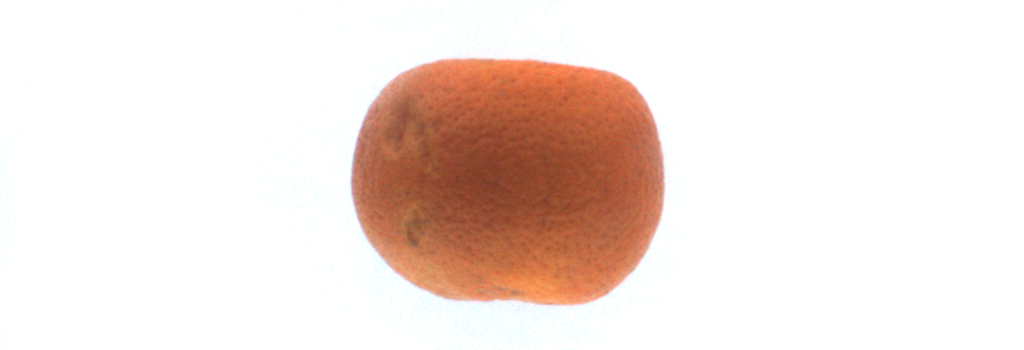
%> input picture AutomatedFruitGradingAndSorting/imageProc/radFinder Test/2A.bmp, 1024 x 350 px
$ octave colordist3.m   (GNU Octave 9; MATLAB toolbox functions it lacks are replaced by stand-ins)
%> lines starting %> are read from the running program, lines starting %| are printed output that depends on the picture; in (x1, y1, x2, y2) boxes, pixels count from 0 and x2, y2 are one past the last pixel; in counts of white or black regions, pixels touching at a corner belong together; the program's own positions count from 1
### AutomatedFruitGradingAndSorting/imageProc/matlab codes/fruitfilter.m
function [ I ] = fruitfilter( I1 )
%UNTITLED2 Summary of this function goes here
%   To filter background

I = I1;
for i = 1:350
    for j = 1:1024
        if I(i,j,3) > 170
            I(i,j,1)=255;
            I(i,j,2)=255;
            I(i,j,3)=255;
        end
    end
end

end

### AutomatedFruitGradingAndSorting/imageProc/matlab codes/colordist3.m
%References
%Class A
i1 = imread('d:\matlab files\lda\oranges\2a.bmp');
%> i1 is the input picture: size 350x1024x3 uint8; mean R, G, B 241.7, 227.3, 221.4
i1 = fruitfilter(i1);
%> after the loop in fruitfilter, `for i = 1:350`:
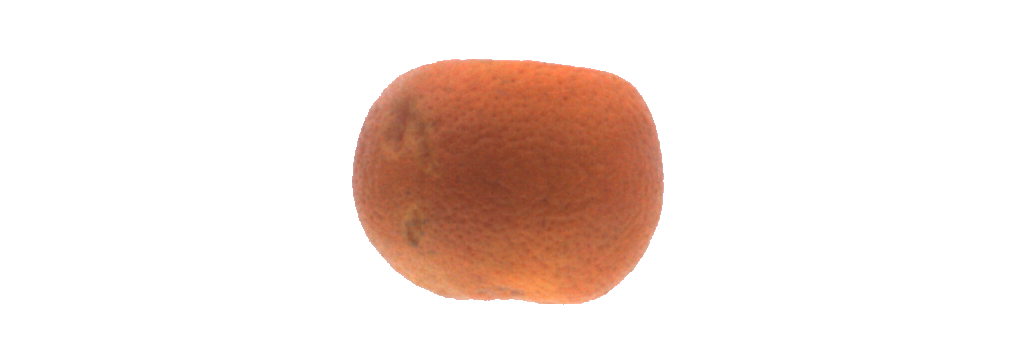
%> I: size 350x1024x3 uint8; 9.21% of pixels changed, all inside (x1, y1, x2, y2) = (0, 0, 841, 350)
hsv1 = rgb2hsv(i1);
%> hsv1: size 350x1024x3 double; mean H, S, V 0.00879, 0.113, 0.95
h1 = hsv1(:,:,1);
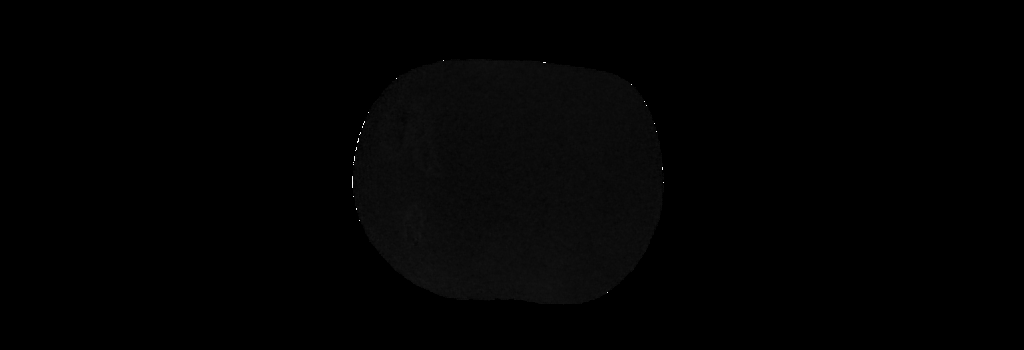
%> h1: size 350x1024 double; min 0, max 0.998, mean 0.00879
s1 = hsv1(:,:,2);
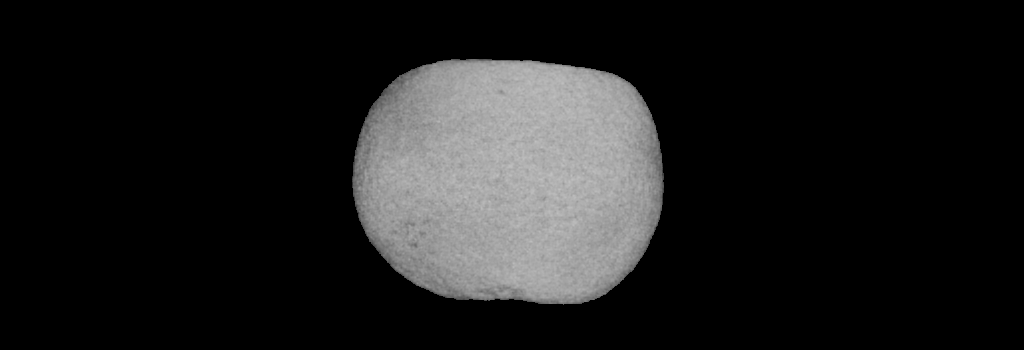
%> s1: size 350x1024 double; min 0, max 0.759, mean 0.113

%Class B
%> (the run ends here)

$ run again, with AutomatedFruitGradingAndSorting/imageProc/radFinder Test/30A.bmp copied over AutomatedFruitGradingAndSorting/imageProc/radFinder Test/2A.bmp
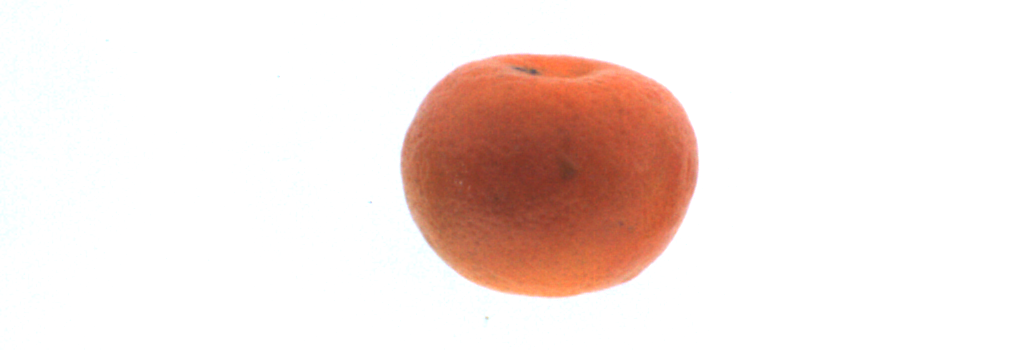
%> input picture AutomatedFruitGradingAndSorting/imageProc/radFinder Test/30A.bmp, 1024 x 350 px
%> i1 is the input picture: size 350x1024x3 uint8; mean R, G, B 244.5, 229.7, 225.1
%> after the loop in fruitfilter, `for i = 1:350`:
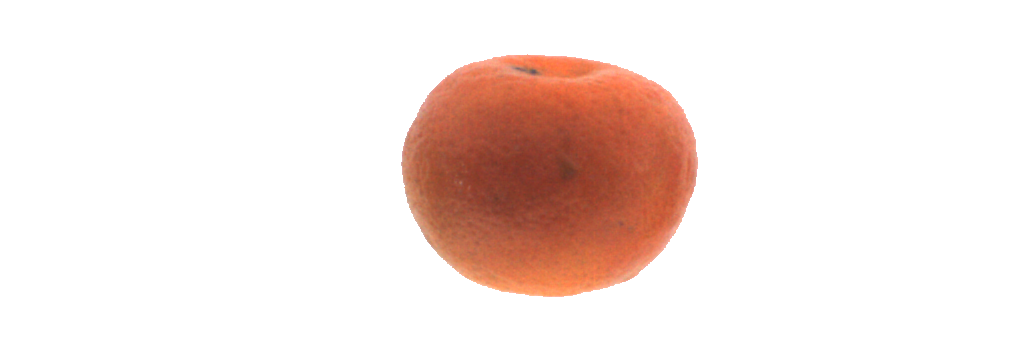
%> I: size 350x1024x3 uint8; 6.99% of pixels changed, all inside (x1, y1, x2, y2) = (0, 0, 737, 350)
%> hsv1: size 350x1024x3 double; mean H, S, V 0.00632, 0.102, 0.96
%> `s1 = hsv1(:,:,2);`:
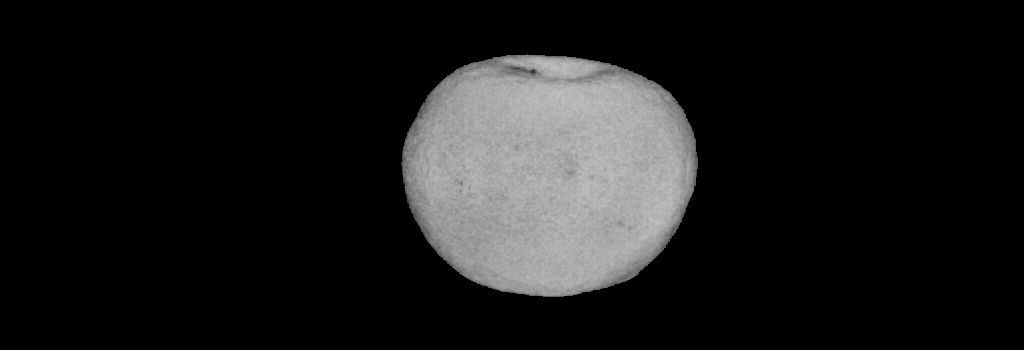
%> s1: size 350x1024 double; min 0, max 0.772, mean 0.102
